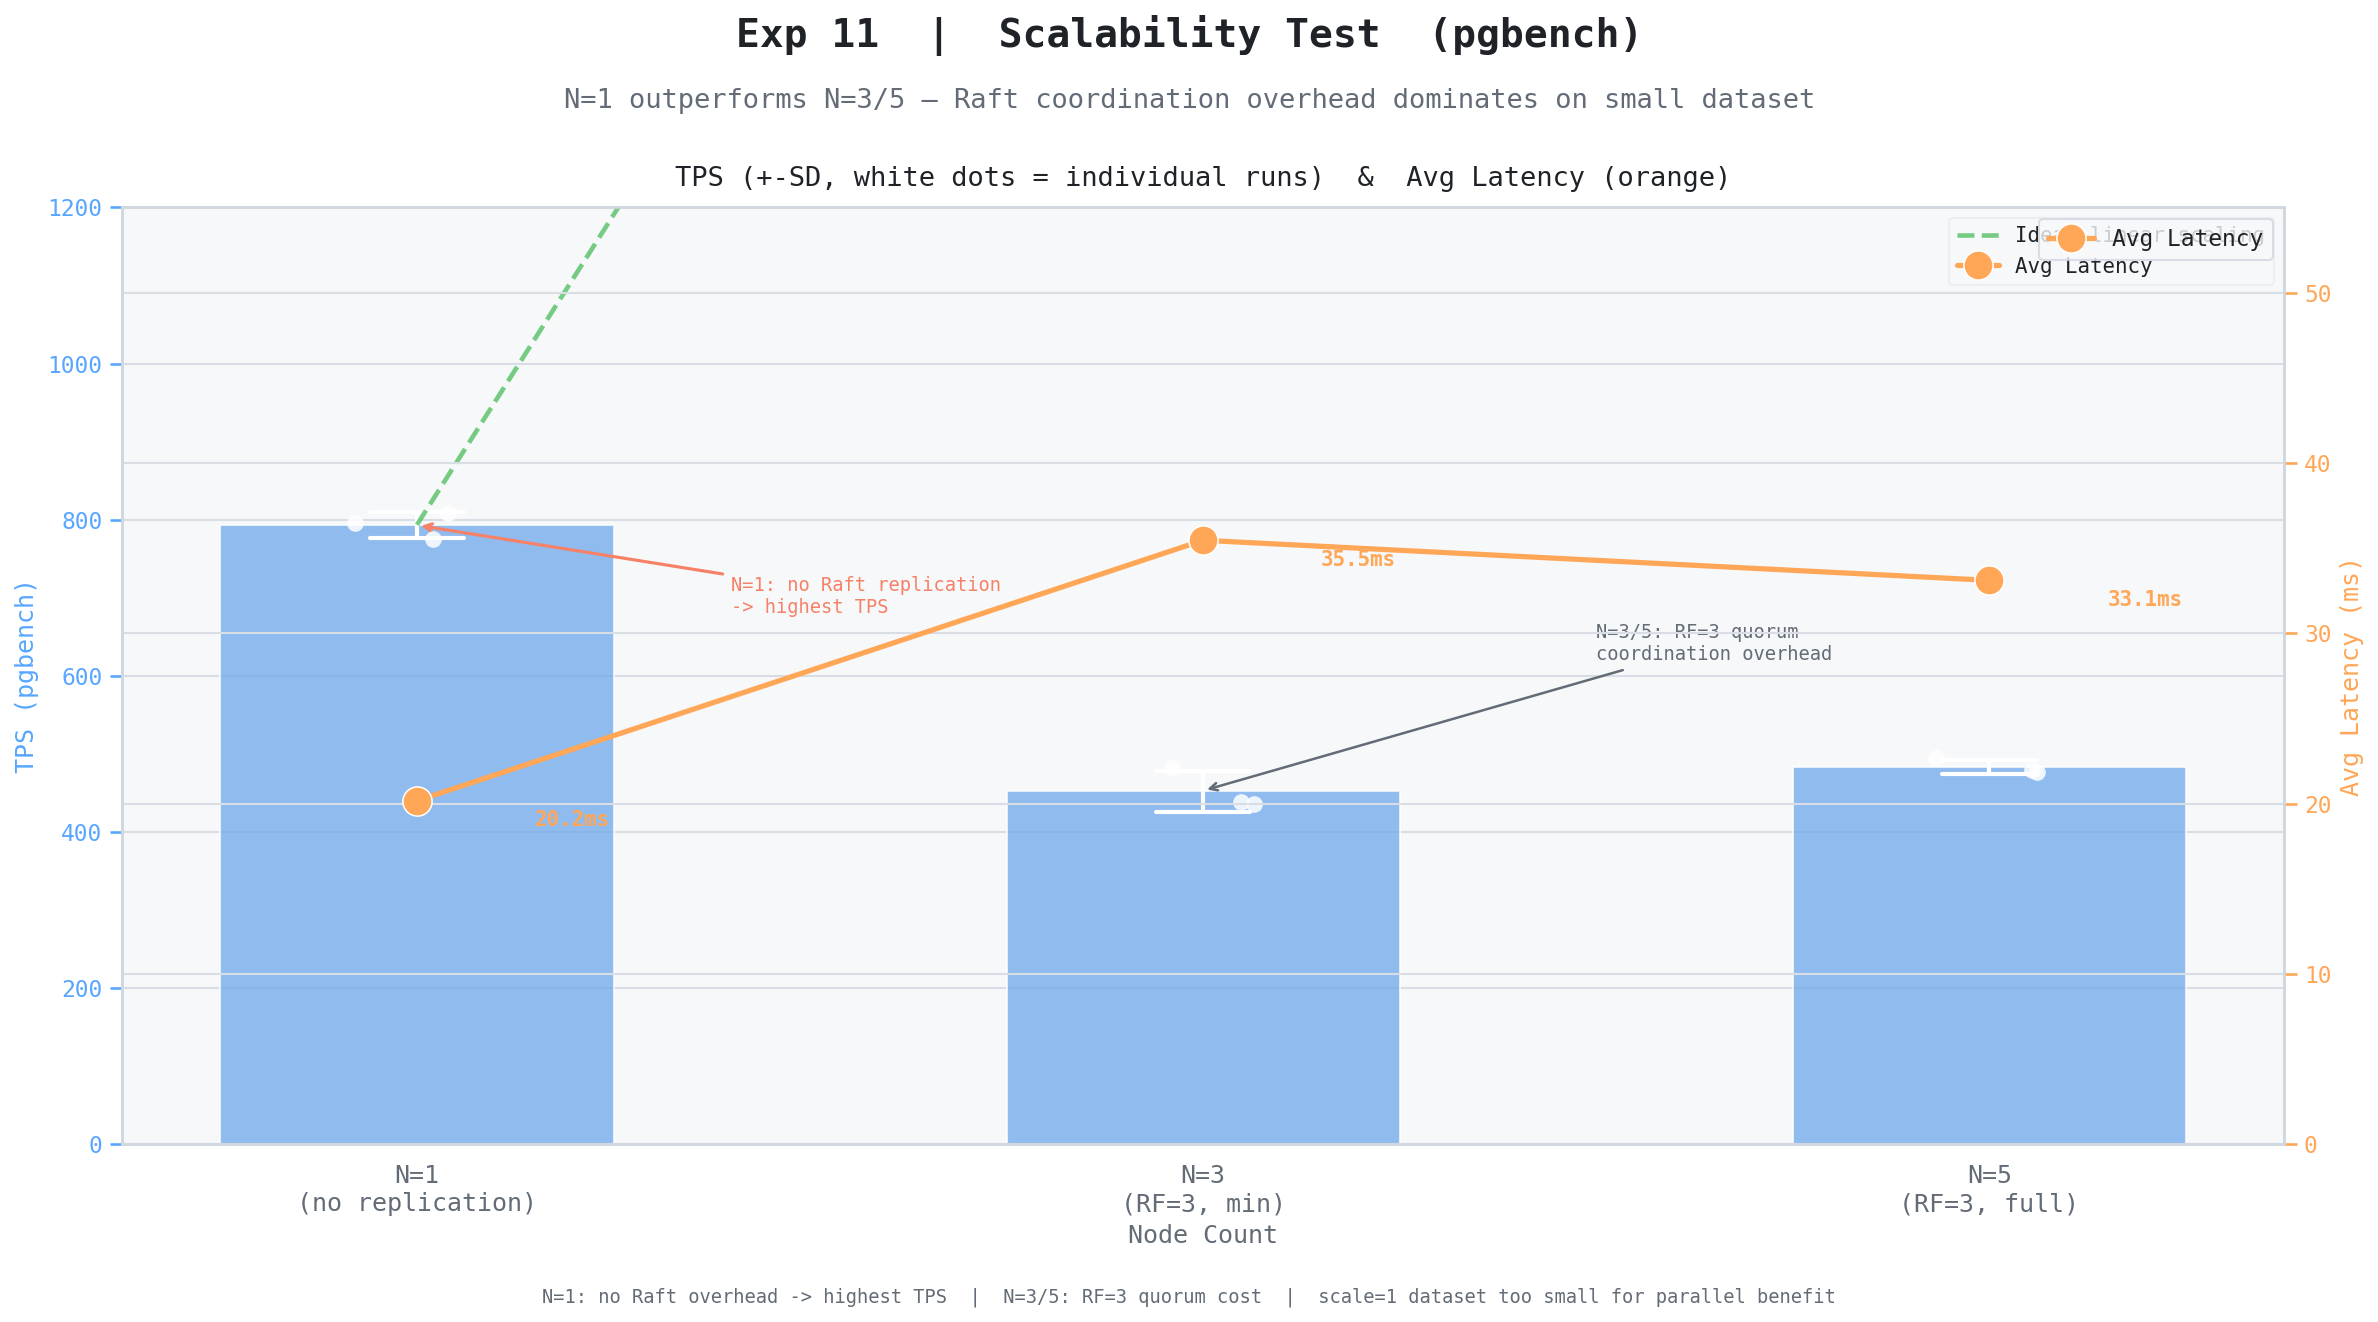

Recreate this plot in Python.
"""Exp 11 — Scalability Test"""
import seaborn as sns
import matplotlib.pyplot as plt
import pandas as pd
import numpy as np

BG, PANEL = '#ffffff', '#f6f8fa'
TEXT, MUTED, BORDER = '#1f2328', '#636c76', '#d0d7de'
BLUE, ORANGE, GREEN, RED = '#58a6ff', '#ffa657', '#3fb950', '#f78166'

RC = {
    'axes.facecolor': PANEL, 'figure.facecolor': BG,
    'axes.edgecolor': BORDER, 'grid.color': '#d8dee4',
    'text.color': TEXT, 'axes.labelcolor': MUTED,
    'xtick.color': MUTED, 'ytick.color': MUTED,
    'legend.facecolor': PANEL, 'legend.edgecolor': BORDER,
    'legend.labelcolor': TEXT, 'axes.unicode_minus': False,
    'font.family': 'monospace', 'font.size': 11,
}
sns.set_theme(style='darkgrid', rc=RC)

tps_data = {1: [808.655, 775.855, 796.013],
            3: [435.436, 438.957, 482.148],
            5: [494.285, 479.521, 476.374]}
lat_data = {1: [19.786, 20.622, 20.100],
            3: [36.745, 36.450, 33.185],
            5: [32.370, 33.367, 33.587]}

rows = []
for n in [1, 3, 5]:
    for tps, lat in zip(tps_data[n], lat_data[n]):
        rows.append({'Nodes': str(n), 'TPS': tps, 'Latency (ms)': lat})
df = pd.DataFrame(rows)
df_avg = df.groupby('Nodes').agg({'TPS': 'mean', 'Latency (ms)': 'mean'}).reset_index()
avg_n1 = df_avg[df_avg['Nodes'] == '1']['TPS'].values[0]
ideal_y = [avg_n1 * n / 1 for n in [1, 3, 5]]

fig, ax1 = plt.subplots(figsize=(16, 9), facecolor=BG)
ax1.set_facecolor(PANEL)
for sp in ax1.spines.values(): sp.set_edgecolor(BORDER)

fig.text(0.5, 0.96, 'Exp 11  |  Scalability Test  (pgbench)',
         ha='center', fontsize=19, fontweight='bold', color=TEXT)
fig.text(0.5, 0.915, 'N=1 outperforms N=3/5 — Raft coordination overhead dominates on small dataset',
         ha='center', fontsize=13, color=MUTED)

sns.barplot(data=df, x='Nodes', y='TPS', ax=ax1,
            color=BLUE, errorbar='sd', alpha=0.75,
            capsize=0.12, err_kws={'linewidth': 2, 'color': 'white'},
            order=['1', '3', '5'], width=0.5)
sns.stripplot(data=df, x='Nodes', y='TPS', ax=ax1,
              color='white', size=8, alpha=0.85, jitter=0.08, zorder=5,
              order=['1', '3', '5'])
ax1.plot([0, 1, 2], ideal_y, '--', color=GREEN, lw=2.2, alpha=0.7,
         label='Ideal linear scaling', zorder=4)

ax2 = ax1.twinx()
ax2.set_facecolor('none')
for sp in ax2.spines.values(): sp.set_edgecolor(BORDER)
sns.lineplot(data=df_avg, x='Nodes', y='Latency (ms)', ax=ax2,
             color=ORANGE, marker='o', markersize=14, linewidth=2.5,
             zorder=6, label='Avg Latency')
ax2.tick_params(axis='y', colors=ORANGE)
ax2.set_ylabel('Avg Latency (ms)', color=ORANGE, fontsize=12)
ax2.set_ylim(0, 55)
for _, row in df_avg.iterrows():
    xi = ['1', '3', '5'].index(row['Nodes'])
    ax2.text(xi + 0.15, row['Latency (ms)'] - 1.5,
             f"{row['Latency (ms)']:.1f}ms", fontsize=10, color=ORANGE, fontweight='bold')

ax1.annotate('N=1: no Raft replication\n-> highest TPS', xy=(0, 793),
             xytext=(0.4, 680), fontsize=9, color=RED,
             arrowprops=dict(arrowstyle='->', color=RED, lw=1.5))
ax1.annotate('N=3/5: RF=3 quorum\ncoordination overhead', xy=(1, 453),
             xytext=(1.5, 620), fontsize=9, color=MUTED,
             arrowprops=dict(arrowstyle='->', color=MUTED, lw=1.2))

ax1.set_xlabel('Node Count', color=MUTED, fontsize=12)
ax1.set_ylabel('TPS (pgbench)', color=BLUE, fontsize=12)
ax1.tick_params(axis='y', colors=BLUE)
ax1.tick_params(axis='x', colors=MUTED, labelsize=12)
ax1.set_ylim(0, 1200)
ax1.set_xticklabels(['N=1\n(no replication)', 'N=3\n(RF=3, min)', 'N=5\n(RF=3, full)'])
ax1.set_title('TPS (+-SD, white dots = individual runs)  &  Avg Latency (orange)',
              color=TEXT, fontsize=13, pad=10)

h1, l1 = ax1.get_legend_handles_labels()
h2, l2 = ax2.get_legend_handles_labels()
ax1.legend(h1 + h2, l1 + l2, fontsize=10, framealpha=0.25,
           facecolor=PANEL, edgecolor=BORDER, loc='upper right')

fig.text(0.5, 0.03,
    'N=1: no Raft overhead -> highest TPS  |  N=3/5: RF=3 quorum cost  |  scale=1 dataset too small for parallel benefit',
    ha='center', fontsize=9, color=MUTED)

plt.tight_layout(rect=[0, 0.05, 1, 0.89])
plt.savefig('phase11_scalability_light.png', dpi=150, bbox_inches='tight', facecolor=BG)
plt.show()
print("Saved: phase11_scalability_light.png")
